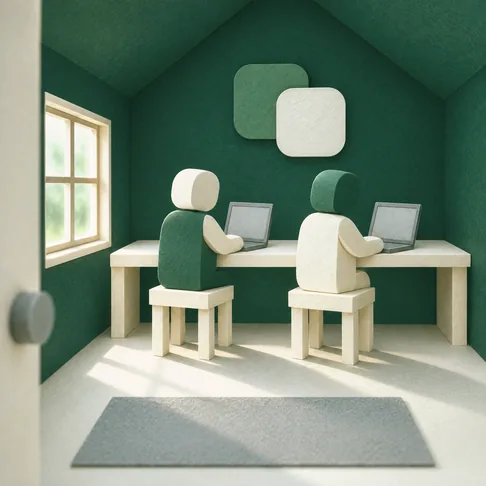
#> input picture immagini/apertura-fine-486.webp, 486 x 486 px, given in place of hero-c.png, which was not available
$ python prepara-immagini.py ../immagini/apertura-fine-486.webp
#> lines starting #> are read from the running program, lines starting #| are printed output that depends on the picture
#!/usr/bin/env python3
"""Prepara le immagini del sito a partire dagli originali di Higgsfield (vedi IMMAGINI.md).

Uso:  python3 immagini-originali/prepara-immagini.py            → scrive in immagini/
      python3 immagini-originali/prepara-immagini.py --prove    → scrive tutte le varianti in immagini/prove/

Per ogni file: la stessa armonizzazione (una curva per canale, uguale per tutti: è ciò che le fa sembrare
una serie), il ritaglio alla misura dello spazio nel sito, WebP qualità 82 in versione 1x e 2x.
Serve solo Pillow (pip install pillow). Gli originali non vanno online: prepara.sh copia solo immagini/.
"""
import sys
from pathlib import Path
from PIL import Image, ImageOps, ImageStat

QUI = Path(__file__).resolve().parent
SITO = QUI.parent
QUALITA = 82


def curva(punti):
    """Curva a tratti per un canale: [(ingresso, uscita), ...] da 0 a 255."""
    lut = []
    for i in range(256):
        for (x0, y0), (x1, y1) in zip(punti, punti[1:]):
            if x0 <= i <= x1:
                lut.append(round(y0 + (y1 - y0) * (i - x0) / (x1 - x0)))
                break
    return lut


# Armonizzazione, uguale per ogni file. Tre ancore misurate sugli originali:
#   nero            → verso il verde del sito (le ombre non restano nere né calde)
#   verde dei cartoncini (43, 67, 54)  → --accento #1F4D3F (31, 77, 63)
#   crema del piano  (231, 221, 210)   → --crema   #F4F1EA (244, 241, 234)
ARMONIZZA = (
    curva([(0, 8), (43, 31), (231, 244), (255, 252)])
    + curva([(0, 20), (67, 77), (221, 241), (255, 252)])
    + curva([(0, 16), (54, 63), (210, 234), (255, 250)])
)


def ritaglia(im, rapporto, ancora=(0.5, 0.5), finestra=None):
    """Ritaglio al rapporto larghezza/altezza chiesto. finestra = (sx, alto, dx, basso) in frazioni,
    applicata prima; ancora = punto che resta al centro del ritaglio, in frazioni."""
    if finestra:
        w, h = im.size
        im = im.crop((round(w * finestra[0]), round(h * finestra[1]), round(w * finestra[2]), round(h * finestra[3])))
    w, h = im.size
    if w / h > rapporto:
        nw = round(h * rapporto)
        x = round((w - nw) * ancora[0])
        return im.crop((x, 0, x + nw, h))
    nh = round(w / rapporto)
    y = round((h - nh) * ancora[1])
    return im.crop((0, y, w, y + nh))


VERDE = (31, 77, 63)  # --accento


def solo_materia(im):
    """Per il fondo dei fogli verdi: dell'immagine resta il chiaroscuro (grana, griglia, luce che cala),
    la tinta è quella del marchio. Il tono medio diventa esattamente --accento: sopra il verde pieno
    l'immagine aggiunge materia senza spostare il colore."""
    grigio = im.convert("L")
    medio = round(ImageStat.Stat(grigio).median[0])
    # le luci si comprimono a metà: sopra il verde pieno il fondo può scurire quanto vuole, ma schiarire poco,
    # o i testi secondari (crema tenue) scendono sotto il contrasto AA
    grigio = grigio.point([v if v <= medio else round(medio + (v - medio) * 0.5) for v in range(256)])
    chiaro = tuple(min(255, round(c * 255 / medio)) for c in VERDE)
    return ImageOps.colorize(grigio, black=(0, 0, 0), white=chiaro, mid=VERDE, midpoint=medio)


def esporta(origine, nome, larghezze, rapporto, cartella, materia=False, **ritaglio):
#> called with nome = 'hero', larghezze = (486, 972), rapporto = 1, materia = False
    im = Image.open(origine).convert("RGB").point(ARMONIZZA)
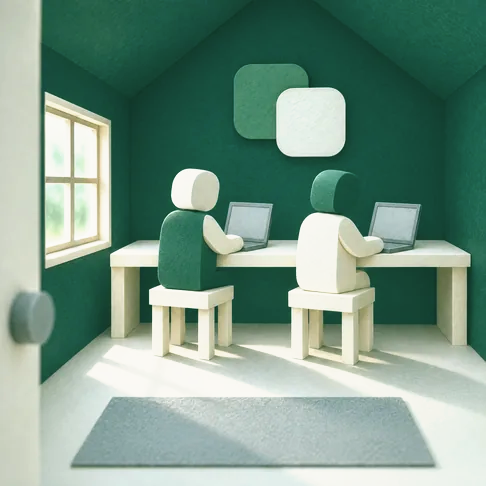
#> im: PIL image 486x486 RGB; mean R, G, B 120.1, 150.7, 134.9
    im = ritaglia(im, rapporto, **ritaglio)
    if materia:
        im = solo_materia(im)
    for larghezza in larghezze:
        altezza = round(larghezza / rapporto)
        uscita = cartella / f"{nome}-{larghezza}.webp"
        im.resize((larghezza, altezza), Image.LANCZOS).save(uscita, "WEBP", quality=QUALITA, method=6)
        print(f"{uscita.relative_to(SITO)}  {larghezza}×{altezza}  {uscita.stat().st_size / 1024:.0f} KB")
#> this loop made 2 passes
#> pass 2, in esporta, `im.resize((larghezza, altezza), Image.LANCZOS).save(uscita, "WEBP", qu..`:
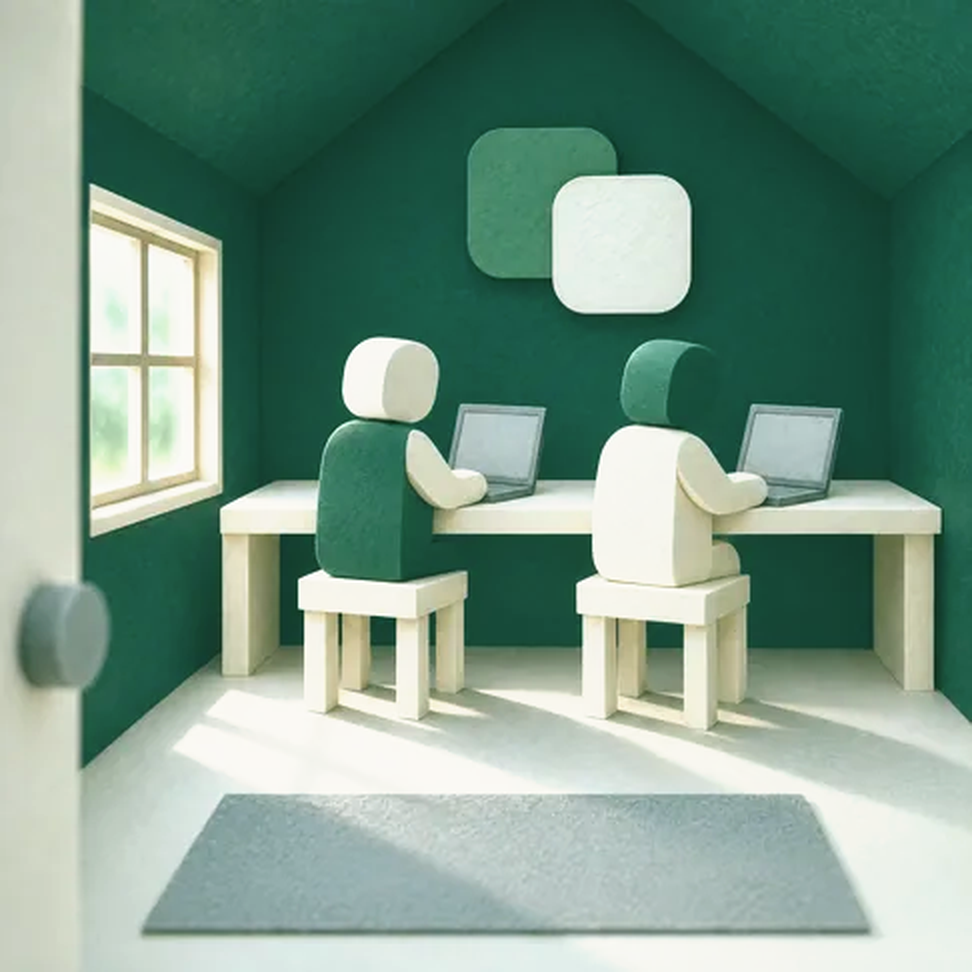
#> saved as hero-972.webp: PIL image 972x972 RGB; mean R, G, B 120.1, 150.7, 134.9


# Le immagini scelte: nome del file online → (variante, larghezze 1x e 2x, rapporto, ritaglio)
# hero: colonna destra dell'apertura, 486×486px a 1440 (generata 4:5, ritagliata 1:1 al centro);
#       sotto i 1100px lo stesso file è ritagliato 4:3 dal CSS
# testate: larghe quanto il contenitore, 1200px (21:9)
# campo-verde: fondo dei fogli verdi; via il 30% a sinistra, dove la luce è troppo chiara per i testi (AA)
SCELTE = {
    "hero": ("hero-c", (486, 972), 1, {}),
    "testata-servizi": ("testata-servizi-b", (1200, 2400), 21 / 9, {}),
    "testata-metodo": ("testata-metodo-c", (1200, 2400), 21 / 9, {}),
    "campo-verde": ("campo-verde-c", (1440,), 1440 / 1100, {"finestra": (0.30, 0, 1, 1), "materia": True}),
}


def main():
    prove = "--prove" in sys.argv
    cartella = SITO / "immagini" / ("prove" if prove else "")
    cartella.mkdir(parents=True, exist_ok=True)
    if prove:
        for origine in sorted((QUI / "varianti").glob("*.png")):
            base = origine.stem.rsplit("-", 1)[0]
            _, larghezze, rapporto, ritaglio = SCELTE[base]
            esporta(origine, origine.stem, larghezze[-1:], rapporto, cartella, **ritaglio)
        return
    for nome, (variante, larghezze, rapporto, ritaglio) in SCELTE.items():
        origine = QUI / f"{variante}.png"
        if not origine.exists():
            origine = QUI / "varianti" / f"{variante}.png"
        esporta(origine, nome, larghezze, rapporto, cartella, **ritaglio)
#> pass 2 of the loop in main, `for nome, (variante, larghezze, rapporto, ritaglio) in SCELTE.items():`:
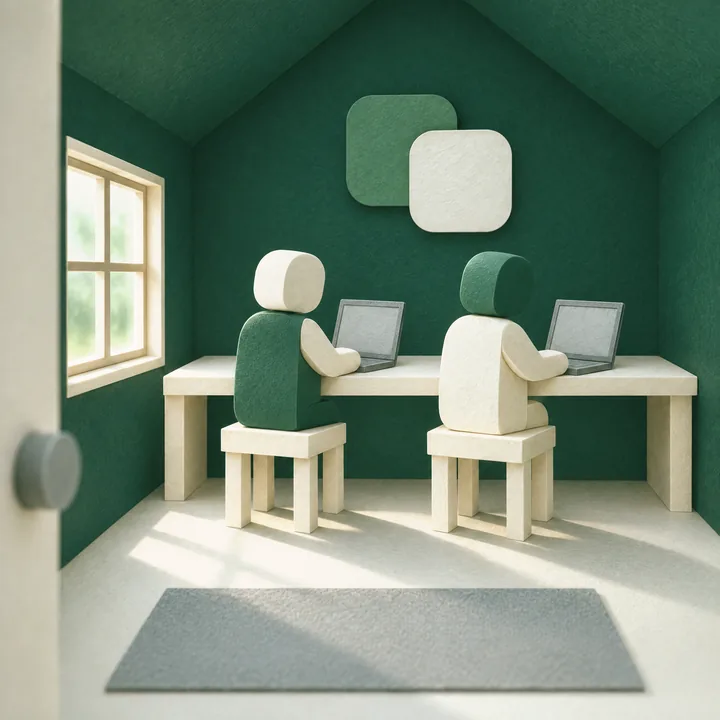
#> input picture immagini/apertura-fine-720.webp, 720 x 720 px, given in place of testata-servizi-b.png, which was not available
#> in esporta (call 2), `im = Image.open(origine).convert("RGB").point(ARMONIZZA)`:
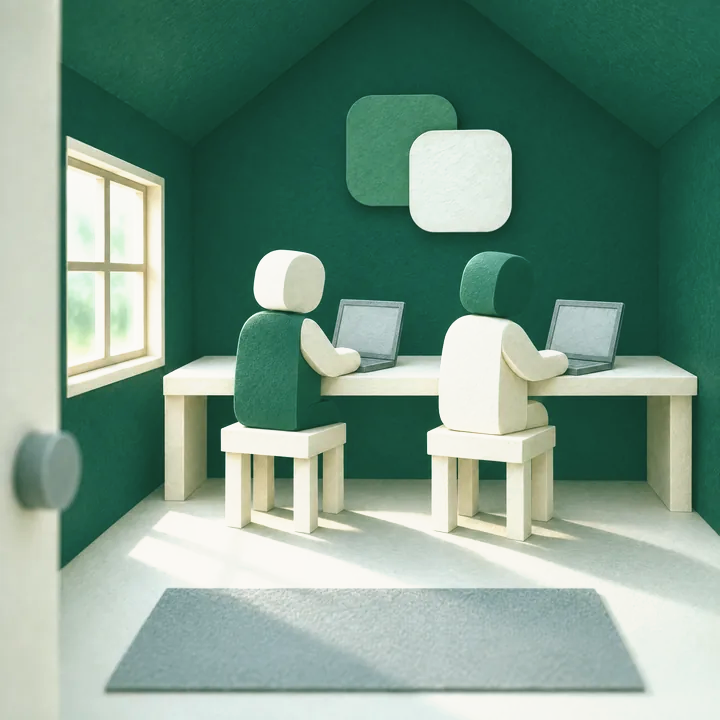
#> im: PIL image 720x720 RGB; mean R, G, B 120.1, 150.7, 134.9
#> the loop in esporta (call 2), `for larghezza in larghezze:` made 2 passes
#| immagini/testata-servizi-1200.webp  1200×514  23 KB
#| immagini/testata-servizi-2400.webp  2400×1029  50 KB
#> pass 2, in esporta (call 2), `im.resize((larghezza, altezza), Image.LANCZOS).save(uscita, "WEBP", qu..`:
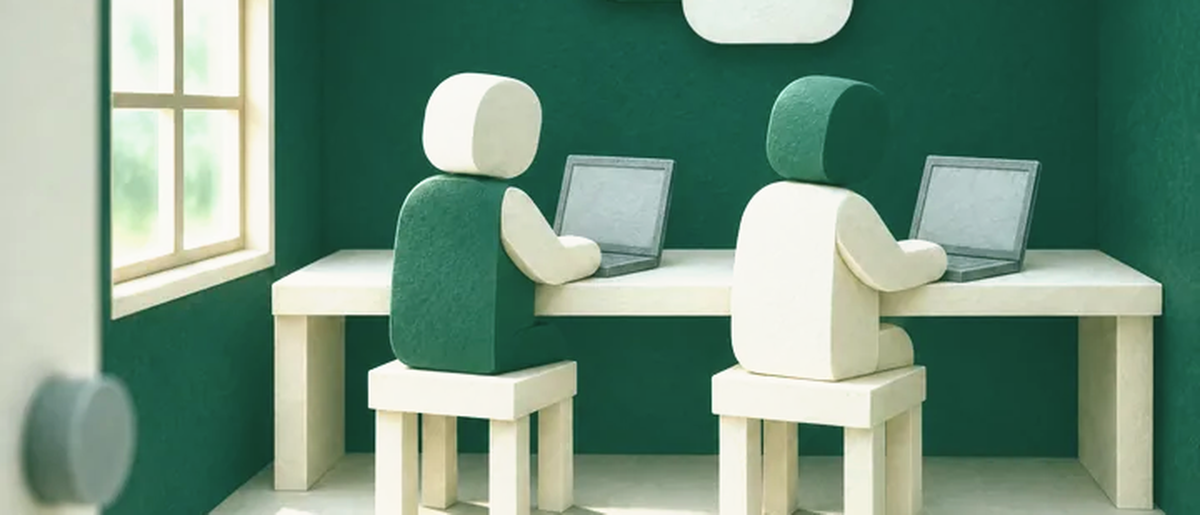
#> saved as testata-servizi-2400.webp: PIL image 2400x1029 RGB (shown at 1/2 size); mean R, G, B 113, 144, 124.9


if __name__ == "__main__":
#> (the run stopped early here; a loop or call above may not have finished)
